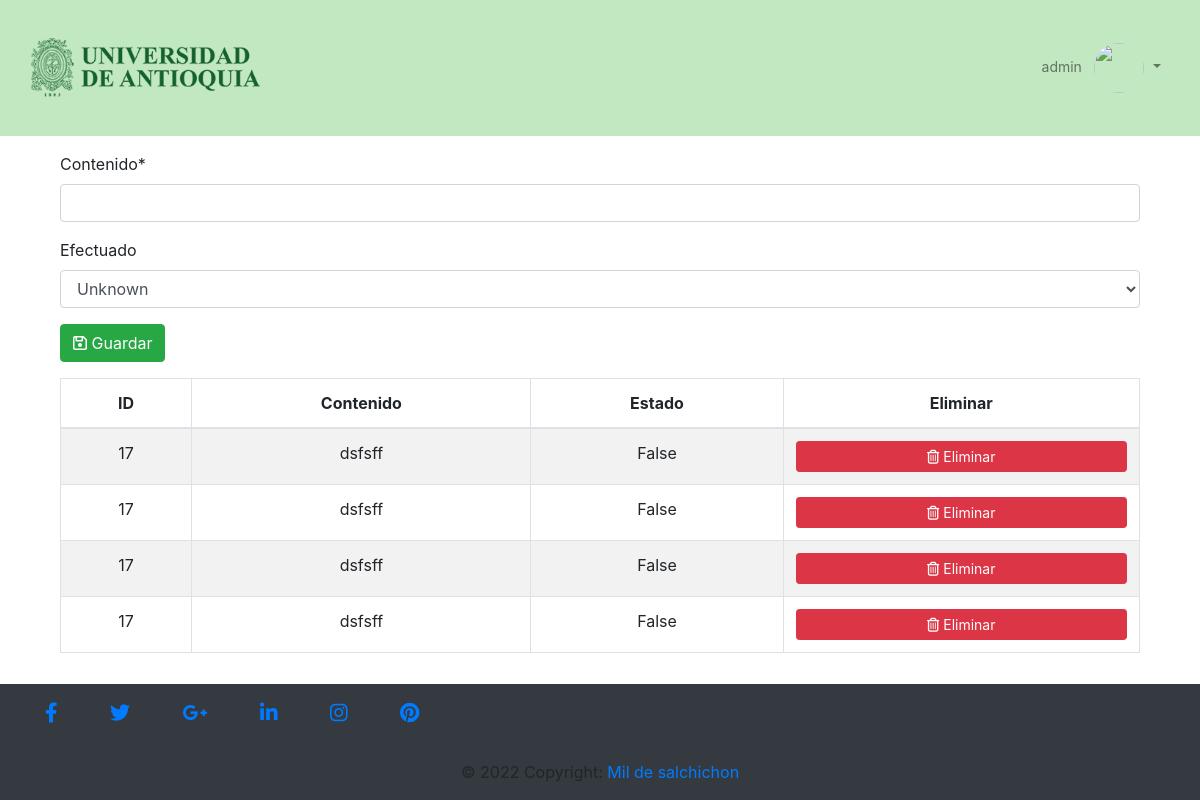
Page /manage_project/make_project/make_objective/17 (signed in) on the earlier database version.
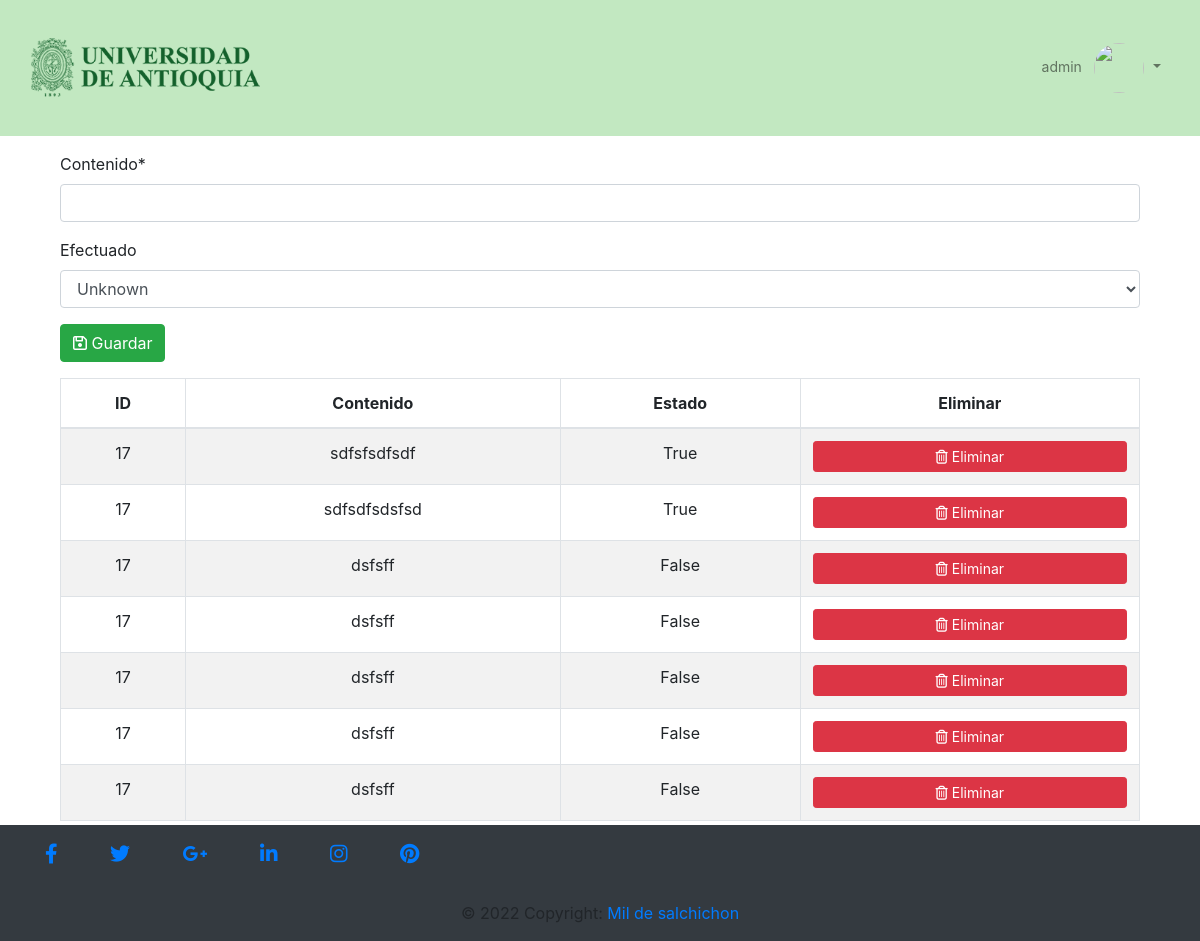
Same page on the later database version.
### gestion/models.py (models this page shows, shortened)
class Objetivos_especificos(models.Model):
    proyecto = models.ForeignKey(Proyecto,on_delete=models.CASCADE,null=True)
    contenido = models.CharField(max_length=100)
    estado = models.BooleanField(null=True,verbose_name="Efectuado")
    class meta:
        db_table= 'objetivos_especificos'
        verbose_name= 'Objetivo especifico'
        verbose_name_plural='Objetivos especificos'
        ordering=['id']

class Proyecto(models.Model):
    estados = (('F','Finalizado'),('E','En ejecucion'))
    nombre = models.CharField(max_length=100)
    objetivo_general = models.CharField(max_length=100)
    fecha_inicio = models.DateField()
    fecha_fin = models.DateField()
    director = models.CharField(max_length=100)
    presupuesto = models.CharField(max_length=100)
    porcentaje_avance = models.IntegerField(null = True)
    estado = models.CharField(max_length=1, choices=estados)
    class meta:
        db_table= 'proyecto'
        verbose_name= 'Proyecto'
        verbose_name_plural='Proyectos'
        ordering=['id']

### gestion/views.py (the view, shortened to what this page needs)
# urls.py: path('manage_project/make_project/make_objective/<int:project_id>', make_objective, name="make_objective"),
def make_objective(request, project_id):
    form=FormObjetivosEspecificos()
    targets = Objetivos_especificos.objects.filter(proyecto = project_id)
    return render(request, "make_objective.html",{"form": form ,'targets':targets})

### gestion/forms.py
class FormObjetivosEspecificos(forms.ModelForm):
    class Meta:
        model = Objetivos_especificos
        fields = ('contenido','estado')

### Templates/make_objective.html (shortened to what this page needs)
{% extends 'index.html' %}
{% load crispy_forms_tags %}
{% block content %}
<div class="container">
    <form method="POST" action="" class="mt-3" autocomplete="off" enctype="multipart/form-data">
        {{ form|crispy }}
        <button type="submit" class="btn btn-success"><i class="fa-regular fa-floppy-disk"></i> Guardar</button>
    </form>
</div>
<div class="container">
    <table class="table table-striped table-bordered" id="mydatatable">
        <thead>
            <tr class="text-center">
                <th scope="col">ID</th>
                <th scope="col">Contenido</th>
                <th scope="col">Estado</th>
                <th scope="col">Eliminar</th>
            </tr>
        </thead>
        <tbody>
            {% for target in targets %}
                <tr class="text-center">
                    <td>{{ target.proyecto.id}}</td>
                    <td>{{ target.contenido }}</td>
                    <td>{{ target.estado }}</td>
                    <td><a class="link btn btn-sm btn-block btn-danger"
                        href="{%url 'delete_objective' target.id %}"><i class="fa-regular fa-trash-can"></i> Eliminar</a></td>
                </tr>
            {% endfor %}
        </tbody>
    </table>
</div>
{% endblock %}

Differences in the rows shown:
added Objetivos_especificos: proyecto.id "17", contenido "sdfsfsdfsdf", estado "True"
added Objetivos_especificos: proyecto.id "17", contenido "sdfsdfsdsfsd", estado "True"
added Objetivos_especificos: proyecto.id "17", contenido "dsfsff", estado "False"
